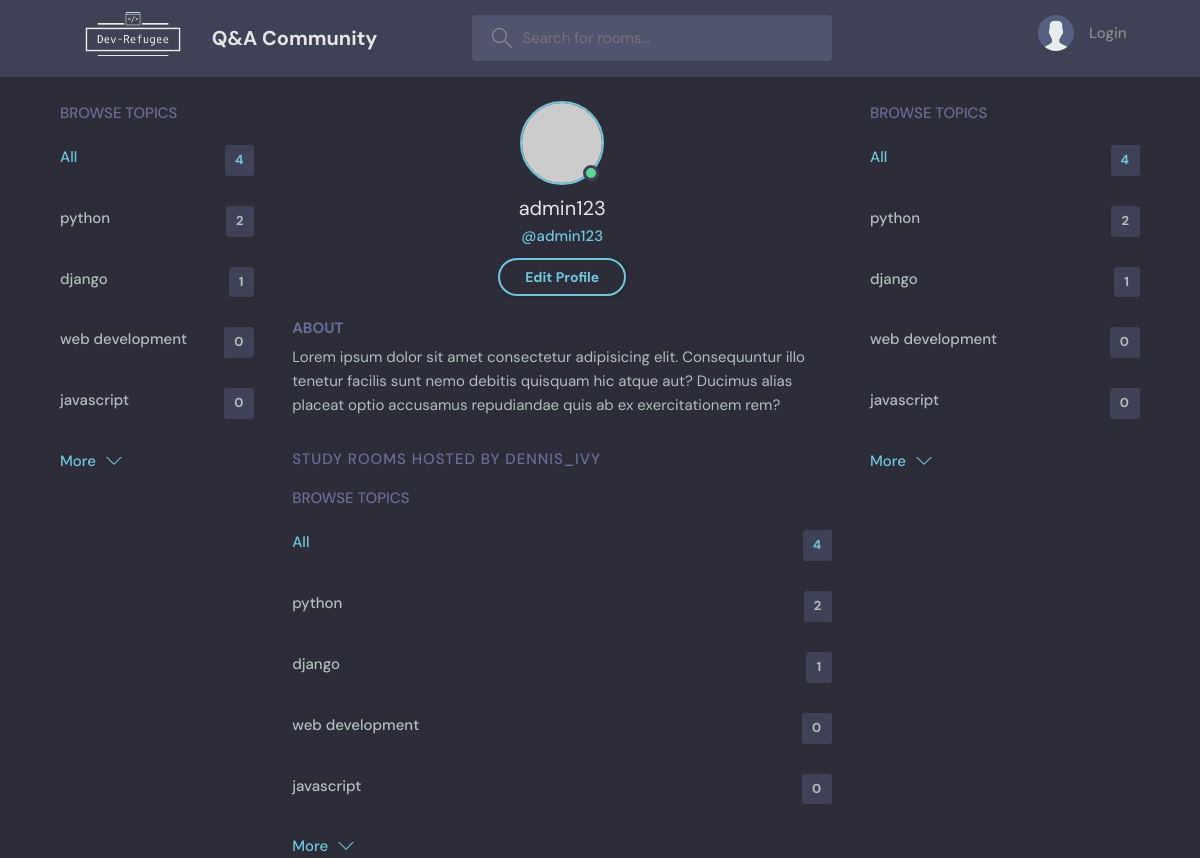
Page /profile/1/ on the committed database.
### base/models.py (models this page shows, shortened)
class Topic(models.Model):
    name = models.CharField(max_length=200)

### base/views.py (the view)
def userProfile(request, pk):
    user = User.objects.get(id=pk)
    rooms = user.room_set.all()
    room_messages = user.message_set.all()
    topics = Topic.objects.all()
    context = {'user': user, 'rooms': rooms, 'room_messages': room_messages, 'topics': topics}
    return render(request, 'base/profile.html', context)

### base/templates/base/profile.html
{% extends 'main.html' %}
{% block content %}
  <main class="profile-page layout layout--3">
    <div class="container">
      {% include 'base/topics_component.html' %}
      <div class="roomList">
        <div class="profile">
          <div class="profile__avatar">
            <div class="avatar avatar--large active">
              <img src="https://randomuser.me/api/portraits/men/11.jpg" />
            </div>
          </div>
          <div class="profile__info">
            <h3>{{user.username}}</h3>
            <p>@{{user.username}}</p>
            <a href="edit-user.html" class="btn btn--main btn--pill">Edit Profile</a>
          </div>
          <div class="profile__about">
            <h3>About</h3>
            <p>
              Lorem ipsum dolor sit amet consectetur adipisicing elit. Consequuntur illo tenetur
              facilis sunt nemo debitis quisquam hic atque aut? Ducimus alias placeat optio
              accusamus repudiandae quis ab ex exercitationem rem?
            </p>
          </div>
        </div>
        <div class="roomList__header">
          <div>
            <h2>Study Rooms Hosted by dennis_ivy</a>
            </h2>
          </div>
        </div>
        {% include 'base/topics_component.html' %}
      </div>
      {% include 'base/topics_component.html' %}
    </div>
  </main>
{% endblock content %}

### templates/main.html (shortened to what this page needs)
<!DOCTYPE html>
{% load static %}
<html lang="en">
  <head>
    <link rel="stylesheet" href="{% static 'styles/style.css'%}" />
  </head>
  <body>
    {% include 'navbar.html' %}
    {% block content %}
    {% endblock %}
  </body>
</html>

### templates/navbar.html (shortened to what this page needs)
{% load static %}
<header class="header header--loggedIn">
    <div class="container">
      <a href="{% url 'home' %}" class="header__logo">
        <img id="dev_logo" src="{% static 'images/dev_logo.png' %}" />
        <h1>Q&A Community</h1>
      </a>
      <form class="header__search" method="GET" action="{% url 'home' %}">
        <label>
          <input type="text" name="q" placeholder="Search for rooms..." />
        </label>
      </form>
      <nav class="header__menu">
        {% if request.user.is_authenticated %}
        <div class="header__user">
          <a href="profile.html">
            <div class="avatar avatar--medium active">
              <img src="https://randomuser.me/api/portraits/men/37.jpg" />
            </div>
            <p>{{request.user.username}}<span>{{request.user.username}}</span></p>
          </a>
          <button class="dropdown-button">
            <svg version="1.1" xmlns="http://www.w3.org/2000/svg" width="32" height="32" viewBox="0 0 32 32">
              <title>chevron-down</title>
              <path d="M16 21l-13-13h-3l16 16 16-16h-3l-13 13z"></path>
            </svg>
          </button>
        </div>
        {% else %}
        <a href="{% url 'login' %}">
            <img src="{% static 'images/avatar.svg' %}" />
            <p>Login<p>
        </a>
        {% endif %}
      </nav>
    </div>
  </header>

### base/templates/base/topics_component.html
<div class="topics">
    <div class="topics__header">
      <h2>Browse Topics</h2>
    </div>
    <ul class="topics__list">
      <li>
        <a href="{% url 'home' %}" class="active">All <span>{{topics.count}}</span></a>
      </li>
      {% for topic in topics %}
      <li>
        <a href="{% url 'home' %}? q={{topic.name}}">{{topic.name}}<span>{{topic.room_set.all.count}}</span></a>
      </li>
      {% endfor %}
    </ul>
    <a class="btn btn--link" href="topics.html">
      More
      <svg version="1.1" xmlns="http://www.w3.org/2000/svg" width="32" height="32" viewBox="0 0 32 32">
        <title>chevron-down</title>
        <path d="M16 21l-13-13h-3l16 16 16-16h-3l-13 13z"></path>
      </svg>
    </a>
  </div>

### rows in the picture
Topic: name "python", room_set.all.count "2"
Topic: name "django", room_set.all.count "1"
Topic: name "web development", room_set.all.count "0"
Topic: name "javascript", room_set.all.count "0"

### other values in the picture
{{ topics.count }} "4 4 4"
{{ user.username }} "admin123"
